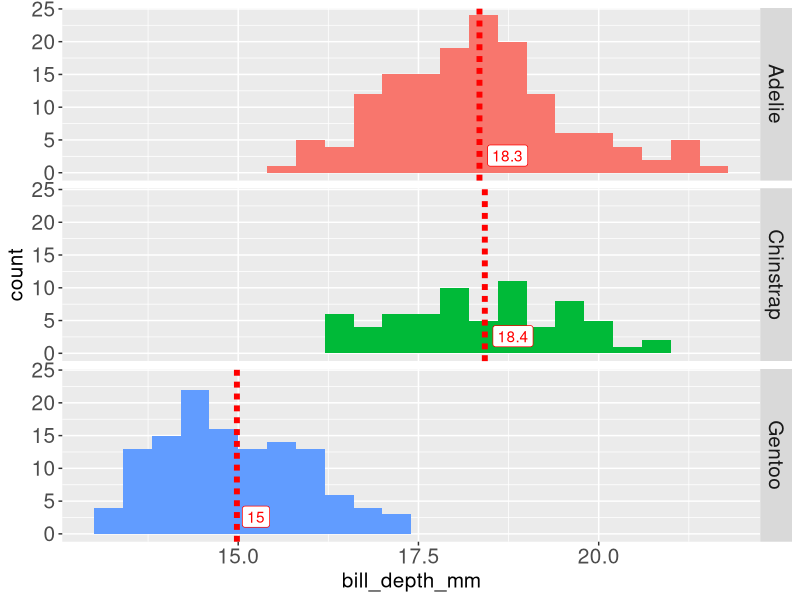
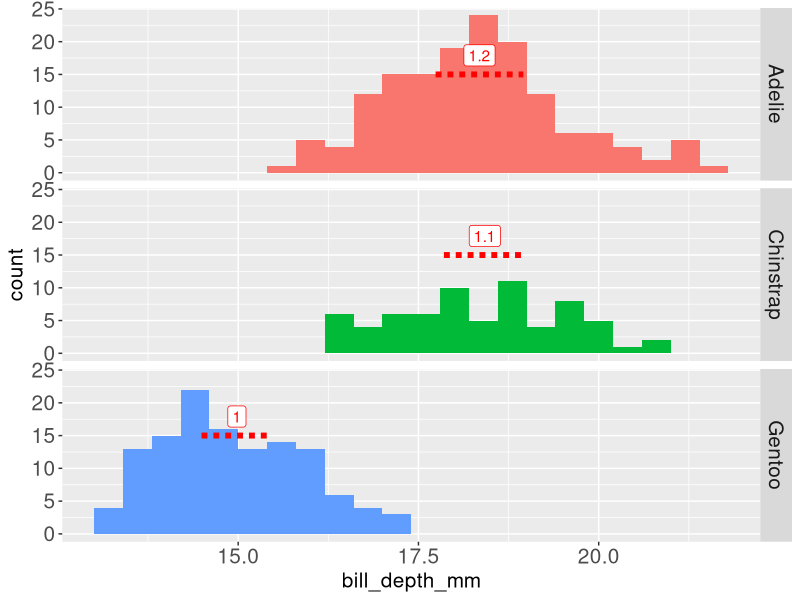
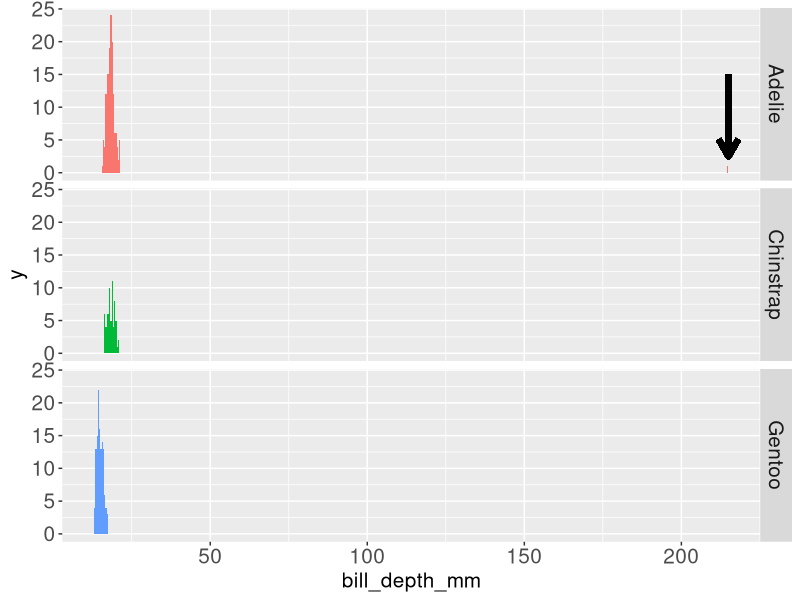
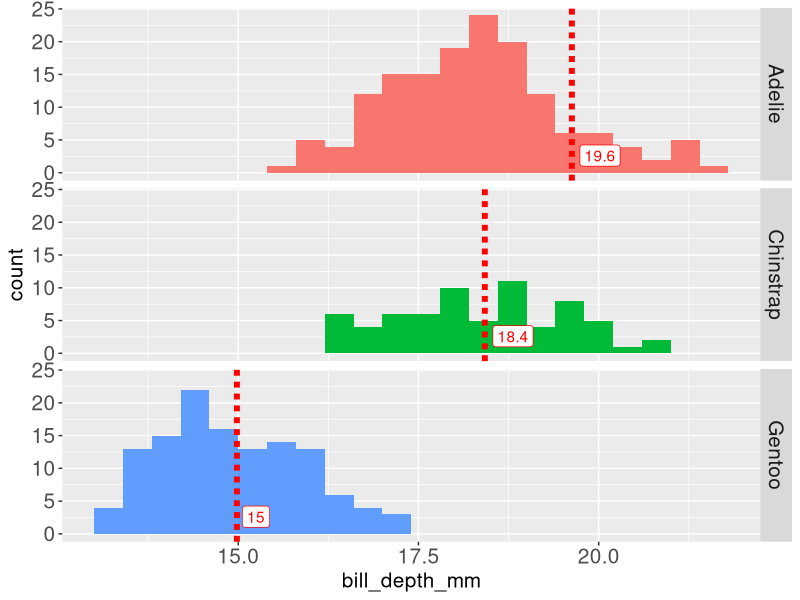
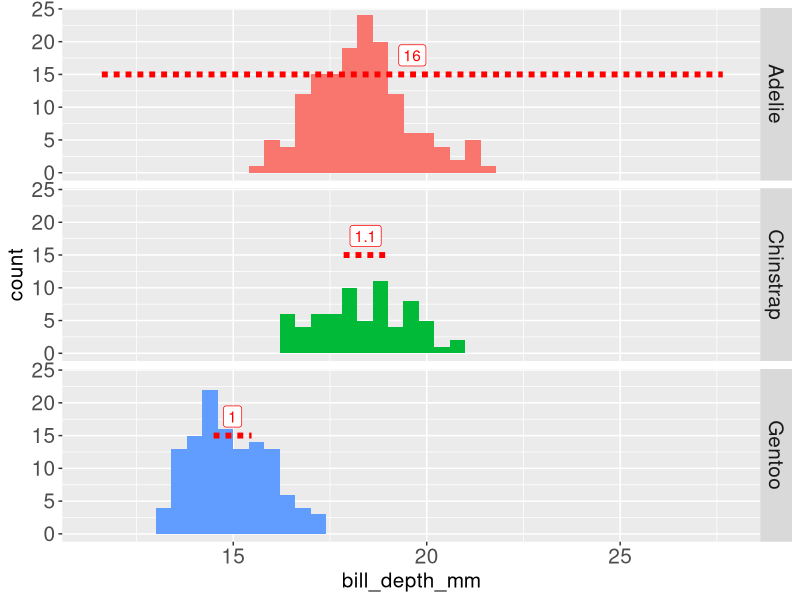

These figures' R source, in order:
## ---- chunk 1
#| include: false
library(dplyr)
library(readr)
library(magrittr)
library(tidyr)
library(palmerpenguins)
library(tibble)
library(ggplot2)
library(readr)
library(here)
library(ggbeeswarm)

theme_update(axis.title = element_text(size = 15),
             axis.text = element_text(size = 15),
             strip.text = element_text(size = 15))

violet <- '#6d07a8'
## ---- chunk 2
#| echo: false
penguins_summary <- function(pengs) {
  pengs %>% 
    group_by(species) %>% 
    summarise(m = mean(bill_depth_mm, na.rm = T),
              sd = sd(bill_depth_mm, na.rm = T),
              med = median(bill_depth_mm, na.rm = T),
              iqr = IQR(bill_depth_mm, na.rm = T),
              mad = mad(bill_depth_mm, na.rm = T))
}

penguins_summarized <- 
  penguins %>% 
  penguins_summary()

p <- 
  penguins %>% 
  ggplot(aes(x = bill_depth_mm,
             fill = species)) +
  geom_histogram(binwidth = .4) +
  labs(y = 'count') +
  guides(fill = 'none') +
  facet_grid(rows = 'species')
## ---- chunk 3
#| echo: false
#| fig.height: 7
#| fig-width: 7

p_mean <- 
  p +
  geom_vline(data = penguins_summarized,
            aes(xintercept = m),
            colour = 'red',
            size = 2,
            lty = '11') +
  geom_label(data = penguins_summarized,
            aes(x = m,
                y = 1,
                label = m %>% round(1)),
            fill = 'white',
            colour = 'red',
            hjust = -0.2,
            vjust = 0)

p_mean
## ---- chunk 4
#| echo: false
#| fig.height: 7
#| fig-width: 7

p_sd <- 
  p +
  geom_segment(data = penguins_summarized,
            aes(x = m-sd/2,
                xend = m+sd/2,
                y = 15,
                yend = 15),
            lty = '11',
            colour = 'red',
            size = 2) +
  geom_label(data = penguins_summarized,
            aes(x = m,
                y = 15,
                label = sd %>% round(1)),
            fill = 'white',
            colour = 'red',
            hjust = .5,
            vjust = -.4) 
p_sd
## ---- chunk 5
penguins$bill_depth_mm %>% range(na.rm = T)
## ---- chunk 6
penguins_bad <- 
  penguins %>% 
    mutate(
      bill_depth_mm = bill_depth_mm %>% 
        {
          if_else(. == max(., na.rm = T),
                    true = .*10,
                    false = .)
        }
    )
## ---- chunk 7
#| echo: false
penguins_bad_summarized <- 
  penguins_bad %>% 
  penguins_summary()

p_bad <- 
  penguins_bad %>% 
  ggplot(aes(x = bill_depth_mm,
             fill = species)) +
  geom_histogram(binwidth = .4) +
  guides(fill = 'none') +
  facet_grid(rows = 'species') +
  geom_segment(
    data = . %>% filter(species == 'Adelie'),
    aes(y = 15,
        yend = 2.5,
        x = max(bill_depth_mm, na.rm = T),
        xend = max(bill_depth_mm, na.rm = T)),
    arrow = arrow(length = unit(0.5, "cm")),
    size = 2
  ) 
## ---- chunk 8
#| echo: false
#| fig.height: 7
#| fig-width: 7

p_bad
## ---- chunk 9
#| echo: false
#| fig.height: 7
#| fig-width: 7

p +
  geom_vline(data = penguins_bad_summarized,
            aes(xintercept = m),
            colour = 'red',
            size = 2,
            lty = '11') +
  geom_label(data = penguins_bad_summarized,
            aes(x = m,
                y = 1,
                label = m %>% round(1)),
            fill = 'white',
            colour = 'red',
            hjust = -0.2,
            vjust = 0)
## ---- chunk 10
#| echo: false
#| fig.height: 7
#| fig-width: 7

p +
  geom_segment(data = penguins_bad_summarized,
            aes(x = m-sd/2,
                xend = m+sd/2,
                y = 15,
                yend = 15),
            lty = '11',
            colour = 'red',
            size = 2) +
  geom_label(data = penguins_bad_summarized,
            aes(x = m,
                y = 15,
                label = sd %>% round(1)),
            fill = 'white',
            colour = 'red',
            hjust = .5,
            vjust = -.4) 
